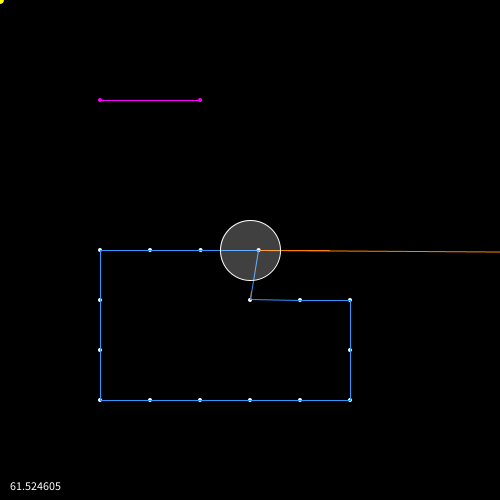
Frame 1 (no input)
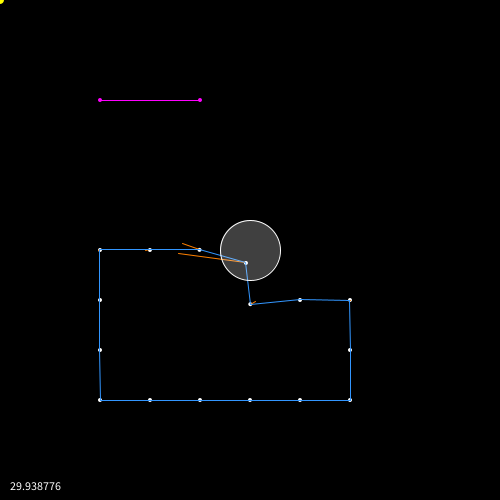
Frame 60 (the mouse pressed at the canvas centre just before this capture)
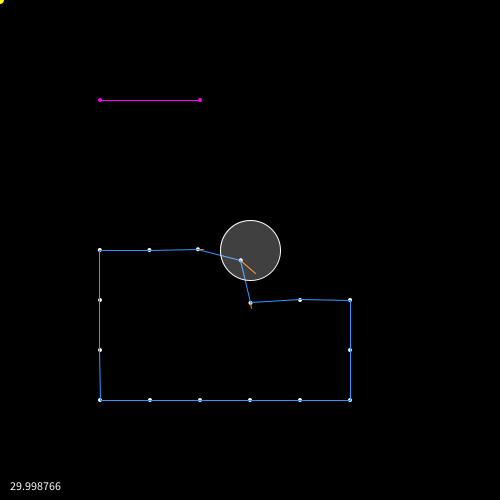
Frame 120 (the mouse held since frame 60 and released just before this capture)

The Processing sketch that drew these frames (run headless with seeded random() and noise(); from frame 60 on, the mouse is pressed at the canvas centre):

// Processing sketch: sketch_140930a
// ── sketch_140930a.pde
class Point extends PVector {
  public Point() {
    this(0, 0);
  }
  public Point(float x, float y) {
    super(x, y);
  }
}

class Rectangle {
  public float x, y, width, height;
  public Rectangle() {
    this(0, 0, 0, 0);
  }
  public Rectangle(float x, float y, float width, float height) {
    this.x = x;
    this.y = y;
    this.width = width;
    this.height = height;
  }
}

class Particle {
  public Point p0; // current
  public Point p1; // next
  public Point v;
  public float mass = 1.0;
  public Particle() {
    this(0, 0, 0, 0);
  }
  public Particle(float x, float y) {
    this(x, y, 0, 0);
  }
  public Particle(float x, float y, float vx, float vy) {
    p0 = new Point(x, y);
    p1 = new Point(x, y);
    v = new Point(vx, vy);
  }
  public void set(float x, float y, float vx, float vy) {
    setPosition(x, y);
    setNextPosition(x, y);    
    setVelocity(vx, vy);
  }
  public void setPosition(float x, float y) {
    p0.set(x, y);
  }
  public void setNextPosition(float x, float y) {
    p1.set(x, y);
  }
  public void setVelocity(float vx, float vy) {
    v.set(vx, vy);
  }
  public float x() {
    return p0.x;
  }
  public float y() {
    return p0.y;
  }
  public float x1() {
    return p1.x;
  }
  public float y1() {
    return p1.y;
  }
  public float vx() {
    return v.x;
  }
  public float vy() {
    return v.y;
  }
}

class Constraint {
  // cardinality
  public int n = 0;
  
  // indices
  // 1...n
  public int[] indices;
  
  // positions
  // 1...n
  public Particle[] positions;
  
  // stiffness
  // 0...1
  public float k = 1.0f;

  // equality or inequality
  //   equality: eval() == 0
  // inequality: eval() >= 0
  public boolean isEquality = true;
  
  public Constraint(int... indices) {
    this.n = indices.length;
    this.indices = indices;
    this.positions = new Particle[n];
  }
  
  // evaluation function
  // R^{3n} -> R
  public float eval(int iterations) {
    return 0;
  }
  
  public void setPosition(int i, Particle p) {
    positions[i] = p;
  }
  
  public Particle getPosition(int i) {
    return positions[i];
  }
  
  protected float _k(int ns) {
    return 1.0f - pow(1.0f - k, 1.0f / ns);
  }
}

class DistanceConstraint extends Constraint {
  public float distance; 
  public DistanceConstraint(int i0, int i1, float distance) {
    super(i0, i1);
    this.distance = distance;
  }  
  public float eval(int iterations) {   
    Point p1 = positions[0].p1;
    Point p2 = positions[1].p1;
//    Point p = new Point(p1.x - p2.x, p1.y - p2.y);
    float d = p1.dist(p2);
    float c = d - distance;
    
    if(!isEquality && c >= 0) {
      return c;
    }
    
    float m1 = positions[0].mass;
    float m2 = positions[1].mass;
    float w1 = m1 > 0 ? 1.0 / m1 : 0;
    float w2 = m2 > 0 ? 1.0 / m2 : 0;

    if(w1 == 0 && w2 == 0) {
      return c;
    }
    
    float s = c / (w1 + w2);
    PVector n = PVector.div(PVector.sub(p1, p2), d);
    
    Point dp1 = new Point(-s * w1 * n.x, -s * w1 * n.y);
    Point dp2 = new Point( s * w2 * n.x,  s * w2 * n.y);
    
    float dt = 1.0 / 30; // TODO
    float t = _k(iterations) * dt;
    p1.set(p1.x + t * dp1.x, p1.y + t * dp1.y);
    p2.set(p2.x + t * dp2.x, p2.y + t * dp2.y);
    
    return c;
  }
}

// C(p) = dot((p - q), n)
class CollisionConstraint extends Constraint {
  public Point q; // query
  public Point n; // normal
  public boolean isStatic;
  public CollisionConstraint(int i, Point q, Point n, boolean isStatic) {
    super(i);
    this.q = new Point(q.x, q.y);
    this.n = new Point(n.x, n.y);
    this.isStatic = isStatic;
    this.isEquality = false;
  }
  public float eval(int iterations) {
    Point p = positions[0].p1;
    Point qp = new Point(p.x - q.x, p.y - q.y);
    
    // C(p) = dot((p-q), n)
    float c = PVector.dot(qp, n);
    
    if(!isEquality && c >= 1.0f) {
      return c;
    }
    
    if(positions[0].mass <= 0) {
      return c;
    }
    
    // delta p = -s w nabla C(p)
    Point dp = new Point(-qp.x, -qp.y);
    
    float dt = 1.0f / 30; // TODO
    float t = _k(iterations) * dt;
    p.set(p.x + t * dp.x, p.y + t * dp.y);
    
    return c;
  }
}

class BendConstraint extends Constraint {
  class Result {
    public PVector n0, n1;
    public float d, phi;
  }
  public float phi0;
  private Result _res;
  PVector _cpp12, _cpp13, _cpn11, _cnp01, _cpn10, _cnp11, _cpn21, _cnp02, _cpn30, _cnp13;
  public BendConstraint(int i0, int i1, int i2, int i3, Particle pa0, Particle pa1, Particle pa2, Particle pa3) {
    super(i0, i1, i2, i3);
    _res = new Result();
    _cpp12 = new PVector(); 
    _cpp13 = new PVector(); 
    _cpn11 = new PVector(); 
    _cnp01 = new PVector(); 
    _cpn10 = new PVector(); 
    _cnp11 = new PVector(); 
    _cpn21 = new PVector(); 
    _cnp02 = new PVector(); 
    _cpn30 = new PVector(); 
    _cnp13 = new PVector();
    // calc phi0
    Point p0 = pa0.p0, p1 = pa1.p0, p2 = pa2.p0, p3 = pa3.p0;
    phi0 = _phi(p0, p1, p2, p3).phi;
    println("phi9=" + phi0);
  }
  public float eval(int iterations) {
    Point p0 = positions[0].p1;
    Point p1 = positions[1].p1;
    Point p2 = positions[2].p1;
    Point p3 = positions[3].p1;
    
    Result res = _phi(p0, p1, p2, p3);
    float d = res.d;
    float c = res.phi - phi0;
    
    if(!isEquality && c >= 1.0f) {
      return c;
    }
    
    PVector n0 = _res.n0, n1 = _res.n1;
    
    PVector.cross(p1, p2, _cpp12);
    PVector.cross(p1, p3, _cpp13);
    PVector.cross(p1, n1, _cpn11);
    PVector.cross(n0, p1, _cnp01);
    PVector.cross(p1, n0, _cpn10);
    PVector.cross(n1, p1, _cnp11);
    PVector.cross(p2, n1, _cpn21);
    PVector.cross(n0, p2, _cnp02);
    PVector.cross(p3, n0, _cpn30);
    PVector.cross(n1, p3, _cnp13);
    
    float d12 = _cpp12.mag();
    float d13 = _cpp13.mag();
    
    PVector q2 = PVector.div(PVector.add(_cpn11, PVector.mult(_cnp01, d)), d12);
    PVector q3 = PVector.div(PVector.add(_cpn10, PVector.mult(_cnp11, d)), d13);
    PVector q20 = PVector.div(PVector.add(_cpn21, PVector.mult(_cnp02, d)), d12);
    PVector q21 = PVector.div(PVector.add(_cpn30, PVector.mult(_cnp13, d)), d13);
    PVector q1 = PVector.add(PVector.mult(q20, -1), PVector.mult(q21, -1));
    PVector q0 = PVector.sub(PVector.sub(PVector.mult(q1, -1), q2), q3);
    
    // TODO: calc delta p_i

    return c;
  }
  Result _phi(PVector p0, PVector p1, PVector p2, PVector p3) {
    PVector n0 = _res.n0 = _normal(p0, p1, p2);
    PVector n1 = _res.n1 = _normal(p0, p1, p3);
    float d = _res.d = PVector.dot(n0, n1);
    _res.phi = acos(d);
    return _res;
  }
  PVector _normal(PVector p0, PVector p1, PVector p2) {
    PVector c0 = new PVector();
    PVector.cross(PVector.sub(p1, p0), PVector.sub(p2, p0), c0); 
    float d0 = c0.mag();
    if(d0 == 0) {
      return new PVector(0, 0, 0);
    }
    return PVector.div(c0, d0);
  }
}

// C(p_1...p_n) = (sigma (p_i x p_i+1) / 2) - k_p A0
// C(p_1...p_n) = A - k_p A0
class Pressure2DConstraint extends Constraint {
  public float A0;
  public float kp; // k_pressure
  public Pressure2DConstraint(int[] indices, Particle[] points) {
    super(indices);
    A0 = _area(points);
    kp = 1.0f;
    println("A0=" + A0);
  }
  public float eval(int iterations) {
    
    float A = _area(positions);
    float c = A - kp * A0;
    
    if(!isEquality && c >= 1.0f) {
      return c;
    }
    
    int size = positions.length;
    if(size <= 2) {
      return c;
    }
    
    PVector[] npc = new PVector[size]; // nablas
    float[] ws = new float[size];
    float denom = 0;
    Point p0 = positions[size-1].p1;
    for(int i = 0; i < size; ++ i) {
      Point p1 = positions[i].p1;
      Point p2 = positions[(i+1)%size].p1;
      npc[i] = new PVector(p2.y - p0.y, -p2.x + p0.x);
      p0 = p1;
      //
      float mass = positions[i].mass;
      ws[i] = mass <= 0 ? 0 : 1.0f / mass;
      denom += ws[i] * npc[i].magSq();
    }
    
    float s = c / denom;
    
    float dt = 1.0f / 30; // TODO
    float t = _k(iterations) * dt;

    // delta p
    for(int i = 0; i < size; ++ i) {
      float dx = -s * ws[i] * npc[i].x;
      float dy = -s * ws[i] * npc[i].y;
      Point p = positions[i].p1;
      p.set(p.x + t * dx, p.y + t * dy);
    }
    
    return c;
  }
  float _area(Particle[] points) {
    int size = points.length;
    if(size <= 2) {
      return 0;
    }
    
    float area = 0;
    
    Point p0 = points[size-1].p1;
    for(int i = 0; i < size; ++ i) {
      Point p1 = points[i].p1;
      area += (p0.x * p1.y - p0.y * p1.x);
      p0 = p1;
    }
    
    return abs(area / 2);
  }
}

class Bend2DConstraint extends Constraint {
  class Result {
    PVector n0, n1;
    float d, phi;
  }
  public float phi0;
  private Result _res;
  public Bend2DConstraint(int i0, int i1, int i2, Particle pa0, Particle pa1, Particle pa2) {
    super(i0, i1, i2);
    _res = new Result();
    phi0 = _phi(pa0.p1, pa1.p1, pa2.p1).phi;
    println("phi0=" + (phi0 * 180 / PI));
  }
  Result _phi(PVector p0, PVector p1, PVector p2) {
    _res.n0 = PVector.sub(p1, p0);
    _res.n0.normalize();
    _res.n1 = PVector.sub(p2, p1);
    _res.n1.normalize();
    _res.d = PVector.dot(_res.n0, _res.n1);
    _res.phi = acos(_res.d);
    return _res;
  }  
}

// C(p) = |p-p0|
class SpringConstraint extends Constraint {
  public Point p0;
  public SpringConstraint(int i, Point p0) {
    super(i);
    this.p0 = new Point(p0.x, p0.y);
  }
  public float eval(int iterations) {
    Point p1 = positions[0].p1;
    float d = p1.dist(p0);
    float c = d;
    
    if(!isEquality && c >= 0) {
      return c;
    }
    
    float m1 = positions[0].mass;
    float w1 = m1 > 0 ? 1.0 / m1 : 0;

    if(w1 == 0) {
      return c;
    }
    
    PVector n = PVector.div(PVector.sub(p1, p0), d);
    
    Point dp1 = new Point(-(p1.x - p0.x), -(p1.y - p0.y));
    
    float dt = 1.0 / 30; // TODO
    float t = _k(iterations) * dt;
    p1.set(p1.x + t * dp1.x, p1.y + t * dp1.y);
    
    return c;
  }
}

class RigidBody { 
  public boolean inside(Point p) {
    return false;
  }
  public Point normal(Point p) {
    return null;
  } 
  public Point closestPoint(Point p) {
    return null;
  }
  public Point intersection(Point p0, Point p1) {
    return null;
  }
}

class BoxBody extends RigidBody {
  public Rectangle bounds;
  public BoxBody(float x, float y, float width, float height) {
    bounds = new Rectangle(x, y, width, height);
  } 
}

class CircleBody extends RigidBody {
  public Point center;
  public float radius;
  public CircleBody(float x, float y, float radius) {
    this.center = new Point(x, y);
    this.radius = radius;
  }
  public boolean inside(Point p) {
    float dx = p.x - center.x;
    float dy = p.y - center.y;
    return dx * dx + dy * dy <= radius * radius;
  }
  public Point normal(Point p) {
    float dx = p.x - center.x;
    float dy = p.y - center.y;
    float d = sqrt(dx * dx + dy * dy);
    return d == 0 ? new Point(1, 0) : new Point(dx / d, dy / d);
  }
  public Point closestPoint(Point p) {
    Point n = normal(p);    
    return new Point(center.x + n.x * radius, center.y + n.y * radius);
  }
  public Point intersection(Point p0, Point p1) {
    float vx0 = p1.x - p0.x, vy0 = p1.y - p0.y;    
    if(vx0 == 0 && vy0 == 0) {
      return null;
    }
    
//    println("v", vx0, vy0);
    
    float vx1 = center.x - p0.x, vy1 = center.y - p0.y;
    float d0 = sqrt(vx0 * vx0 + vy0 * vy0);
    float cross = (vx0 * vy1 - vy0 * vx1) / d0;
    float h = abs(cross);
    
    if(h > radius) {
      return null;
    }
    
    float vx2 = center.x - p1.x, vy2 = center.y - p1.y;
    float dot = (vx0 * vx1 + vy0 * vy1) * ((-vx0) * vx2 + (-vy0) * vy2);
    if(dot < 0 && !inside(p0) && !inside(p1)) {
      return null;
    }
    
//    println("vx", vx1, vy1, d0);
//    println(cross, h);
    
    float nx = -vy0 / d0, ny = vx0 / d0;
    int sign = cross < 0 ? 1 : -1;
    float hx = center.x + sign * h * nx;
    float hy = center.y + sign * h * ny;
    
//    println("n", nx, ny, sign, hx, hy);
    
    float d = sqrt(radius * radius - h * h);
    float tx = vx0 / d0, ty = vy0 / d0;
    float x = hx - tx * d;
    float y = hy - ty * d;
    
    if(pow(p1.x - x, 2) + pow(p1.y - y, 2) > d0 * d0) {
      x = hx + tx * d;
      y = hy + ty * d;
    }
    
//    println("a", d, tx, ty, x, y);
    
    return new Point(x, y);
  }
  public void move(float x, float y) {
    center.set(x, y);
  }  
}

float _lastUpdateTime;
boolean _isPaused = false;

ArrayList<Particle> _particles;
ArrayList<Point> _forces; // external force
ArrayList<Constraint> _constraints;
ArrayList<RigidBody> _bodies;
int _solverIterations = 4;
int _updateIterations = 2;

float _radius = 30;
Point _dragOrigin;

CircleBody _circle;
Point _crossed = new Point();

void setup() {
  size(500, 500);
  frameRate(30);
  
  _lastUpdateTime = millis();
  
  _particles = new ArrayList<Particle>();
  _forces = new ArrayList<Point>();
  _constraints = new ArrayList<Constraint>();
  _bodies = new ArrayList<RigidBody>();
  
//  Particle p = new Particle();
//  p.setPosition(width / 2, height / 2);
////  p.setVelocity(0, 13);
//  p.mass = 1;
//  _particles.add(p);
//  
//  Particle p2 = new Particle();
//  p2.setPosition(width * 3 / 4, height / 2);
////  p2.setVelocity(0, 13);
//  _particles.add(p2);
//  
//  float d = p.p0.dist(p2.p0);
//  DistanceConstraint dc = new DistanceConstraint(0, 1, d);
//  dc.k = 0.25f;
//  _constraints.add(dc);
//
//  Point p01 = new Point(width / 2, height / 2);
//  SpringConstraint sc = new SpringConstraint(0, p01);
//  sc.k = 1.0f;
//  _constraints.add(sc);
//  
//  Point p02 = new Point(width * 3 / 4, height * 3 / 4);
//  SpringConstraint sc2 = new SpringConstraint(1, p02);
//  sc2.k = 0.5f;
//  _constraints.add(sc2);

  _particles.add(new Particle(width / 2 - 150, height / 2));
  _particles.add(new Particle(width / 2 - 100, height / 2));
  _particles.add(new Particle(width / 2 - 50, height / 2));
  _particles.add(new Particle(width / 2, height / 2));
  
  _particles.add(new Particle(width / 2, height / 2 + 50));
  _particles.add(new Particle(width / 2 + 50, height / 2 + 50));
  _particles.add(new Particle(width / 2 + 100, height / 2 + 50));
  _particles.add(new Particle(width / 2 + 100, height / 2 + 100));
  _particles.add(new Particle(width / 2 + 100, height / 2 + 150));
  
  _particles.add(new Particle(width / 2 + 50, height / 2 + 150));
  _particles.add(new Particle(width / 2, height / 2 + 150));
  _particles.add(new Particle(width / 2 - 50, height / 2 + 150));
  _particles.add(new Particle(width / 2 - 100, height / 2 + 150));
  _particles.add(new Particle(width / 2 - 150, height / 2 + 150));
  
  _particles.add(new Particle(width / 2 - 150, height / 2 + 100));
  _particles.add(new Particle(width / 2 - 150, height / 2 + 50));
  
  for(int i = 0, len = _particles.size(); i < len; ++ i) {
    Particle pa = _particles.get(i);
    SpringConstraint sc = new SpringConstraint(i, pa.p0);
    _constraints.add(sc);
    //
    int j = (i + 1) % len;
    DistanceConstraint dc = new DistanceConstraint(i, j, 50);
    _constraints.add(dc);
  }
    
  //_forces.add(new Point(10, 0));
  
  _dragOrigin = new Point();
  
  _circle = new CircleBody(width / 2, height / 2, 30);
  _bodies.add(_circle);
}

void draw() {
  // update
  update();

  // draw  
  background(0);
  
  for(int i = 0; i < _particles.size(); ++ i) {
    Particle p = _particles.get(i);
    drawParticle(p);
//    if(i == 0) {
//      text("p=(" + p.p0 + ") \nv=(" + p.v + ")", 10, 10);
//    }
  }
  
  noFill();
  stroke(50, 150, 255);
  for(int i = 0, len = _constraints.size(); i < len; ++ i) {
    Constraint c = _constraints.get(i);
    if(c instanceof DistanceConstraint) {
      DistanceConstraint dc = (DistanceConstraint) c;
      Particle p0 = _particles.get(dc.indices[0]);
      Particle p1 = _particles.get(dc.indices[1]);
      line(p0.x(), p0.y(), p1.x(), p1.y());
    }
  }
  
  // finger
//  if(mousePressed) {
//    fill(255,255,255,64);
//  } else {
//    noFill();
//  }
//  stroke(255,255,255,128);
//  ellipse(mouseX, mouseY, 2 * _radius, 2 * _radius);

  fill(255,255,255,64);
  stroke(255);
  for(int i = 0, len = _bodies.size(); i < len; ++ i) {
    RigidBody b = _bodies.get(i);
    if(b instanceof CircleBody) {
      CircleBody c = (CircleBody) b;
      float r = 2 * c.radius;
      ellipse(c.center.x, c.center.y, r, r);
    }
  }
  
  fill(255,0,255);
  noStroke();
  ellipse(100, 100, 4, 4);
  ellipse(200, 100, 4, 4);
  noFill();
  stroke(255,0, 255);
  line(100, 100, 200, 100);
  if(_crossed != null) {
  fill(255,255,0);
  noStroke();
  ellipse(_crossed.x, _crossed.y, 8, 8);
  }
  
  fill(255);
  stroke(255);
  text("" + frameRate, 10, height - 10);
}

void update() {
//  if(_isPaused) {
//    _lastUpdateTime = millis();
//    return;
//  }
//  _isPaused = true;
 
  float time = millis();

  float dt = (time - _lastUpdateTime) / 1000.0f;
  _lastUpdateTime = time;
  
  dt = dt / (float) _updateIterations;
  for(int j = 0; j < _updateIterations; ++ j) { 
  
  Point force = new Point(0, 0);
  for(int i = 0; i < _forces.size(); ++ i) {
    Point f = _forces.get(i);
    force.x += f.x;
    force.y += f.y;
  }

  updateParticles(_particles, force, dt);
  }
}

void updateParticles(ArrayList<Particle> particles, Point force, float dt) {
  // forall vertices i do vi ← vi + ∆t wi fext (xi)
  for(int i = 0; i < particles.size(); ++ i) {
    Particle p = particles.get(i);
    float mass = p.mass;
    if(mass > 0) {
      float vx = p.vx() + dt * force.x / mass;
      float vy = p.vy() + dt * force.y / mass;
      p.setVelocity(vx, vy);
    }
  }
  // dampVelocities(v1 , . . . , vN )

  // forall vertices i do pi ← xi + ∆t vi
//  Point[] ps = new Point[particles.size()];
  for(int i = 0; i < particles.size(); ++ i) {
    Particle p = particles.get(i);
    if(p.mass > 0) {
      float x = p.x() + dt * p.vx();
      float y = p.y() + dt * p.vy();
      p.setNextPosition(x, y);
    } else {
      p.setNextPosition(p.x(), p.y());
    }
  }
  // forall vertices i do generateCollisionConstraints(xi → pi)
  ArrayList<Constraint> constraints = generateCollisionConstraints(particles);//, ps);
  
  // loop solverIterations times
  //   projectConstraints(C1,...,CM+Mcoll ,p1,...,pN)
  // endloop
  for(int i = 0; i < _solverIterations; ++ i) {
    projectConstraints(_constraints, _particles);
    projectConstraints(constraints, _particles);
  }
  
  // forall vertices i
  //   vi ←(pi−xi)/∆t
  //   xi ← pi
  // endfor
  for(int i = 0; i < particles.size(); ++ i) {
    Particle p = particles.get(i);
    float x = p.p1.x;
    float y = p.p1.y;
    float vx = (x - p.x()) / dt;
    float vy = (y - p.y()) / dt;
    p.set(x, y, vx, vy);
  }
  
  // velocityUpdate(v1 , . . . , vN )
  
}

ArrayList<Constraint> generateCollisionConstraints(ArrayList<Particle> particles) {//, Point[] ps) {
  ArrayList<Constraint> res = new ArrayList<Constraint>();
  
  for(int i = 0, len = particles.size(); i < len; ++ i) {
    Particle pa = particles.get(i);
    Point p0 = pa.p0, p1 = pa.p1;
    for(int j = 0, len2 = _bodies.size(); j < len2; ++ j) {
      RigidBody b = _bodies.get(j);
      Point q = null;
      boolean s = b.inside(p0); // is static
      if(b.inside(p1)) {
        if(s) {
          q = b.closestPoint(p1);
        } else {
          q = b.intersection(p0, p1);
        } 
      } else {
        if(!s) {
          q = b.intersection(p0, p1);
        }
      }
      
      if(q == null) {
        continue;
      }
      
      Point n = b.normal(q);
      CollisionConstraint cc = new CollisionConstraint(i, q, n, s);
      res.add(cc);
    }
  }
  
  return res;
}

void projectConstraints(ArrayList<Constraint> constraints, ArrayList<Particle> particles) {
  for(int i = 0; i < constraints.size(); ++ i) {
    Constraint c = constraints.get(i);
    for(int j = 0; j < c.n; ++ j) {
      c.setPosition(j, particles.get(c.indices[j]));
    }
    float r = c.eval(_solverIterations);
//    for(int j = 0; j < c.n; ++ j) { 
//      positions[c.indices[j]].set(c.getPosition(j));      
//    }
  }
}

//void updateParticle(Particle p, Point f, float dt) { 
//  // prediction
//  float x = p.x() + dt * p.vx();
//  float y = p.y() + dt * p.vy();
//  // position correction
//  if(y > 400) { y = 400; }
//  if(x > 400) { x = 400; }
//  // velocity update
//  float vx = (x - p.x()) / dt;
//  float vy = (y - p.y()) / dt;  
//  // velocity correction
//  vx = vx + dt * f.x / p.mass;
//  vy = vy + dt * f.y / p.mass;
//  // set property
//  p.set(x, y, vx, vy);
//}

void mousePressed() {
  _isPaused = false;
//  Particle pa = _particles.get(0);
//  pa.mass = 0;
//  pa.setPosition(mouseX, mouseY);

  _dragOrigin.set(mouseX, mouseY);
}

void mouseDragged() {
//  int i = _particles.size() - 1;
//  _particles.get(i).setPosition(mouseX, mouseY);
//  float dx = mouseX - width / 2, dy = mouseY - height / 2;
//  _forces.get(0).set(dx * 0.1, dy * 0.1);

//  Particle pa = _particles.get(0);
//  pa.setPosition(mouseX, mouseY);

  Point p0 = new Point(mouseX, mouseY);
//  PVector f = PVector.sub(p0, _dragOrigin);
//  f.normalize(); 
//  
//  for(int i = 0, len = _particles.size(); i < len; ++ i) {
//    Particle pa = _particles.get(i);
//    float d = pa.p0.dist(p0);
//    if(d > _radius) {
//      continue;
//    }
//    PVector n = PVector.div(PVector.sub(pa.p0, p0), d);
//    float v = _radius - d;
//    pa.setPosition(pa.p0.x + f.x * n.x * v, pa.p0.y + f.y * n.y * v);
//    pa.mass = 0; 
//  }

  _circle.move(p0.x, p0.y);
  
  Point p = _circle.intersection(new Point(100, 100), new Point(200, 100));
  println(p);
  if(p != null) {
    println(p.x, p.y);
  }
  
  _dragOrigin.set(p0);
}

void mouseReleased() {
//  Particle pa = _particles.get(0);
//  pa.mass = 1.0f;

  for(int i = 0, len = _particles.size(); i < len; ++ i) {
    if(_particles.get(i).mass == 0) {
      _particles.get(i).mass = 1;
    }
  }
}

void drawParticle(Particle p) {
  float x = p.x(), y = p.y();
  fill(255);
  noStroke();
  ellipse(x, y, 4, 4);
  noFill();
  stroke(255,128,0);
  line(x, y, x + p.vx(), y + p.vy());
}
